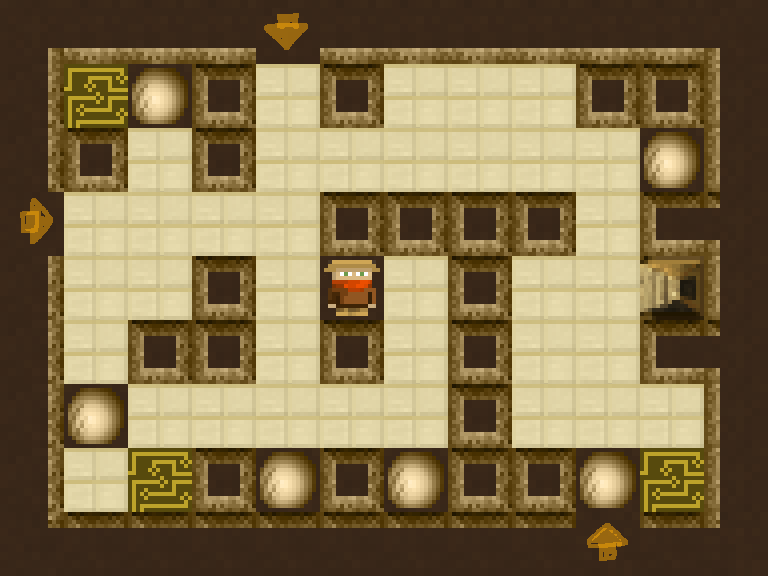

This game map was drawn from its Tiled (.tmx) file and the tilesets committed beside it. A one-line description and the trimmed map source follow:
An orthogonal 12x9 tile map with 64x64 px tiles, 2 tile layers (Layout, Objects).

<map version="1.0" orientation="orthogonal" renderorder="left-up" width="12" height="9" tilewidth="64" tileheight="64">
 <tileset firstgid="1" name="tiles" tilewidth="64" tileheight="64">
  <image source="tiles.png" trans="ff00ff" width="512" height="512" />
  <terraintypes>
   <terrain name="New Terrain" tile="-1" />
  </terraintypes>
  <tile id="0">
   <properties>
    <property name="collisionGroup" value="1" />
   </properties>
  </tile>
  <tile id="1">
   <properties>
    <property name="collisionGroup" value="1" />
   </properties>
  </tile>
  <tile id="2">
   <properties>
    <property name="collisionGroup" value="1" />
   </properties>
  </tile>
  <tile id="3">
   <properties>
    <property name="collisionGroup" value="1" />
   </properties>
  </tile>
  <tile id="4">
   <properties>
    <property name="collisionGroup" value="1" />
   </properties>
  </tile>
  <tile id="5">
   <properties>
    <property name="collisionGroup" value="1" />
   </properties>
  </tile>
  <tile id="6">
   <properties>
    <property name="collisionGroup" value="1" />
   </properties>
  </tile>
  <tile id="7">
   <properties>
    <property name="collisionGroup" value="1" />
   </properties>
  </tile>
  <tile id="8">
   <properties>
    <property name="collisionGroup" value="1" />
   </properties>
  </tile>
  <tile id="9">
   <properties>
    <property name="collisionGroup" value="1" />
   </properties>
  </tile>
  <tile id="10">
   <properties>
    <property name="collisionGroup" value="1" />
   </properties>
  </tile>
  <tile id="11">
   <properties>
    <property name="collisionGroup" value="1" />
   </properties>
  </tile>
  <tile id="12">
   <properties>
    <property name="collisionGroup" value="1" />
   </properties>
  </tile>
  <tile id="13">
   <properties>
    <property name="collisionGroup" value="1" />
   </properties>
  </tile>
  <tile id="14">
   <properties>
    <property name="collisionGroup" value="1" />
   </properties>
  </tile>
  <tile id="15">
   <properties>
    <property name="collisionGroup" value="1" />
   </properties>
  </tile>
  <tile id="16">
   <properties>
    <property name="collisionGroup" value="1" />
   </properties>
  </tile>
  <tile id="17">
   <properties>
    <property name="collisionGroup" value="1" />
   </properties>
  </tile>
  <tile id="18">
   <properties>
    <property name="collisionGroup" value="1" />
   </properties>
  </tile>
  <tile id="19">
   <properties>
    <property name="collisionGroup" value="1" />
   </properties>
  </tile>
  <tile id="20">
   <properties>
    <property name="collisionGroup" value="1" />
   </properties>
  </tile>
  <tile id="21">
   <properties>
    <property name="collisionGroup" value="1" />
   </properties>
  </tile>
  <tile id="22">
   <properties>
    <property name="collisionGroup" value="1" />
   </properties>
  </tile>
  <tile id="23">
   <properties>
    <property name="collisionGroup" value="1" />
   </properties>
  </tile>
  <tile id="24">
   <properties>
    <property name="collisionGroup" value="1" />
   </properties>
  </tile>
  <tile id="25">
   <properties>
    <property name="collisionGroup" value="1" />
   </properties>
  </tile>
  <tile id="26">
   <properties>
    <property name="collisionGroup" value="1" />
   </properties>
  </tile>
  <tile id="27">
   <properties>
    <property name="collisionGroup" value="1" />
   </properties>
  </tile>
  <tile id="28">
   <properties>
    <property name="collisionGroup" value="1" />
   </properties>
  </tile>
  <tile id="29">
   <properties>
    <property name="collisionGroup" value="1" />
   </properties>
  </tile>
  <tile id="30">
   <properties>
    <property name="collisionGroup" value="1" />
   </properties>
  </tile>
  <tile id="31">
   <properties>
    <property name="collisionGroup" value="1" />
   </properties>
  </tile>
  <tile id="32">
   <properties>
    <property name="collisionGroup" value="1" />
   </properties>
  </tile>
  <tile id="33">
   <properties>
    <property name="collisionGroup" value="1" />
   </properties>
  </tile>
  <tile id="34">
   <properties>
    <property name="collisionGroup" value="1" />
   </properties>
  </tile>
  <tile id="35">
   <properties>
    <property name="collisionGroup" value="1" />
   </properties>
  </tile>
  <tile id="36">
   <properties>
    <property name="collisionGroup" value="0" />
   </properties>
  </tile>
  <tile id="40">
   <properties>
    <property name="collisionGroup" value="1" />
   </properties>
  </tile>
  <tile id="41">
   <properties>
    <property name="collisionGroup" value="1" />
   </properties>
  </tile>
  <tile id="42">
   <properties>
    <property name="collisionGroup" value="1" />
   </properties>
  </tile>
  <tile id="43">
   <properties>
    <property name="collisionGroup" value="1" />
   </properties>
  </tile>
  <tile id="44">
   <properties>
    <property name="collisionGroup" value="2" />
    <property name="type" value="Exit" />
   </properties>
  </tile>
  <tile id="45">
   <properties>
    <property name="direction" value="L" />
    <property name="type" value="Bow" />
   </properties>
  </tile>
  <tile id="46">
   <properties>
    <property name="direction" value="R" />
    <property name="type" value="Bow" />
   </properties>
  </tile>
  <tile id="47">
   <properties>
    <property name="direction" value="U" />
    <property name="type" value="Bow" />
   </properties>
  </tile>
  <tile id="48">
   <properties>
    <property name="collisionGroup" value="1" />
   </properties>
  </tile>
  <tile id="49">
   <properties>
    <property name="collisionGroup" value="1" />
   </properties>
  </tile>
  <tile id="50">
   <properties>
    <property name="collisionGroup" value="1" />
   </properties>
  </tile>
  <tile id="51">
   <properties>
    <property name="collisionGroup" value="1" />
   </properties>
  </tile>
  <tile id="52">
   <properties>
    <property name="collisionGroup" value="2" />
    <property name="type" value="Exit" />
   </properties>
  </tile>
  <tile id="53">
   <properties>
    <property name="collisionGroup" value="2" />
    <property name="type" value="Exit" />
   </properties>
  </tile>
  <tile id="54">
   <properties>
    <property name="collisionGroup" value="2" />
    <property name="type" value="Exit" />
   </properties>
  </tile>
  <tile id="55">
   <properties>
    <property name="direction" value="B" />
    <property name="type" value="Bow" />
   </properties>
  </tile>
  <tile id="56">
   <properties>
    <property name="collisionGroup" value="1" />
   </properties>
  </tile>
  <tile id="57">
   <properties>
    <property name="collisionGroup" value="1" />
   </properties>
  </tile>
  <tile id="60">
   <properties>
    <property name="type" value="Hero" />
   </properties>
  </tile>
  <tile id="61">
   <properties>
    <property name="type" value="Rock" />
   </properties>
  </tile>
  <tile id="62">
   <properties>
    <property name="type" value="Block" />
   </properties>
  </tile>
  <tile id="63">
   <properties>
    <property name="type" value="Techcard" />
   </properties>
  </tile>
 </tileset>
 <layer name="Layout" width="12" height="9">
  <data>[108 cells, 108 non-empty, 13 distinct tile ids]</data>
 </layer>
 <layer name="Objects" width="12" height="9">
  <data>[108 cells, 14 non-empty, 7 distinct tile ids]</data>
 </layer>
</map>
